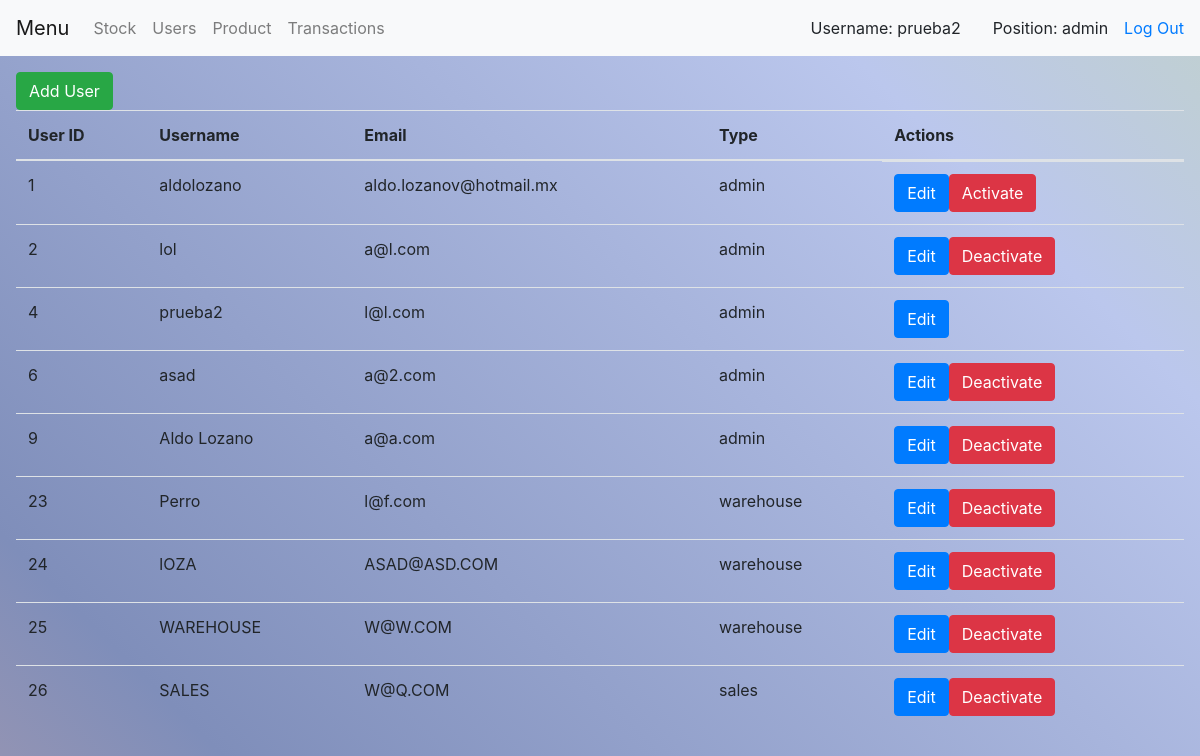
The app's page /NebulaWarehouse/Users.php (signed in) with its own data.
### tables this page shows
CREATE TABLE `Users` (
  `user_id` int(11) NOT NULL,
  `username` varchar(50) DEFAULT NULL,
  `email` varchar(100) DEFAULT NULL,
  `password` varchar(32) DEFAULT NULL,
  `type` varchar(20) NOT NULL,
  `active` tinyint(1) NOT NULL
);

### NebulaWarehouse/User.cls.php (called while the page is built, shortened)
<?php
class User{
    private $user_id;
    private $username;
    private $email;
    private $type;
    private $active;
    function __construct($user_id=null,$username=null,$email=null,$type=null,$active=null){
        $this->user_id=$user_id;
        $this->username=$username;
        $this->email=$email;
        $this->type=$type;
        $this->active=$active;
    }
    public function getAllUsers($connection){
        $counter=0;
        $sqlStmt="Select * from Users";
        foreach ($connection->query($sqlStmt)as $oneRow){
            $user= new User();
            $user->setUser_id($oneRow["user_id"]);
            $user->setUsername($oneRow["username"]);
            $user->setEmail($oneRow["email"]);
            $user->setType($oneRow["type"]);
            $user->setActive($oneRow["active"]);
            $arrUsers[$counter++]=$user;
        }
        return $arrUsers ;
    }
    public function getActive()
    {
        return $this->active;
    }
    public function getUser_id()
    {
        return $this->user_id;
    }
    public function getUsername()
    {
        return $this->username;
    }
    public function getEmail()
    {
        return $this->email;
    }
    public function getType()
    {
        return $this->type;
    }
    public function setUser_id($user_id)
    {
        $this->user_id = $user_id;
    }
    public function setUsername($username)
    {
        $this->username = $username;
    }
    public function setEmail($email)
    {
        $this->email = $email;
    }
    public function setType($type)
    {
        $this->type = $type;
    }
    public function setActive($active)
    {
        $this->active = $active;
    }
}

### NebulaWarehouse/Users.php (the view, shortened to what this page needs)
<?php
require_once 'User.cls.php';
global $connection;
$user = new User();
$users = $user->getAllUsers($connection);
include_once 'Menu.php';
?>
<!DOCTYPE html>
<html lang="en">
<head>
    <link rel="stylesheet" href="https://maxcdn.bootstrapcdn.com/bootstrap/4.0.0/css/bootstrap.min.css">
    <link rel="stylesheet" href="/NebulaWarehouse/style.css">
</head>
    <body>
    <div class="p-3">
        <button class="btn btn-success" onclick="location.href='add-user.php'">Add User</button>
        <table class="table">
          <thead>
            <tr>
              <th>User ID</th>
              <th>Username</th>
              <th>Email</th>
              <th>Type</th>
              <th>Actions</th>
            </tr>
          </thead>
          <tbody>
            <?php foreach ($users as $user) { ?>
              <tr>
                <td><?= $user->getUser_id(); ?></td>
                <td><?= $user->getUsername(); ?></td>
                <td><?= $user->getEmail(); ?></td>
                <td><?= $user->getType(); ?></td>
                <td class="d-flex flex-row">
                  <a href="edit-users.php?id=<?= $user->getUser_id() ?>" class="btn btn-primary">Edit</a>
                  <form method="post" action="Users.php">
                  	<?php
                  	 if($user->getUser_id()==$_SESSION["USER_ID"] ){continue;}
                  	 if($user->getActive()==1 ){
                  	?>
                  		<button type="submit" name="deactive<?= $user->getUser_id() ?>" class="btn btn-danger delete-user">Deactivate</button>
                  	<?php }else{?>
                  		<button type="submit" name="active<?= $user->getUser_id() ?>" class="btn btn-danger active-user">Activate</button>
                 	<?php }?>
                  </form>
                </td>
              </tr>
            <?php } ?>
          </tbody>
        </table>
    </div>
    </body>
</html>

### NebulaWarehouse/Menu.php (shortened to what this page needs)
<!DOCTYPE html>
<html lang="en">
<head>
  <link rel="stylesheet" href="https://stackpath.bootstrapcdn.com/bootstrap/4.5.0/css/bootstrap.min.css">
</head>
<body>
  <nav class="navbar navbar-expand-lg navbar-light bg-light">
  <a class="navbar-brand" href="Homepage.php">Menu</a>
  <div class="collapse navbar-collapse d-flex justify-content-between" id="navbarNav">
    <ul class="navbar-nav">
      <?php
      if($_SESSION["TYPE"] == "admin" || $_SESSION["TYPE"] == "warehouse"): ?>
        <li class="nav-item">
          <a class="nav-link" id="Stock" href="Stock.php">Stock</a>
        </li>
      <?php endif; ?>
      <?php if($_SESSION["TYPE"] == "admin"): ?>
        <li class="nav-item">
          <a class="nav-link" id="User" href="Users.php">Users</a>
        </li>
      <?php endif; ?>
      <?php if($_SESSION["TYPE"] == "admin"): ?>
        <li class="nav-item">
          <a class="nav-link" id="Product" href="Product.php">Product</a>
        </li>
      <?php endif; ?>
      <?php if($_SESSION["TYPE"] == "admin" || $_SESSION["TYPE"] == "sales" ): ?>
      <li class="nav-item">
        <a class="nav-link" href="Transaction.php">Transactions</a>
      </li>
      <?php endif; ?>
    </ul>
    <div class="d-flex flex-row">
    	<div class="mx-3 d-flex flex-row">
    		Username:&nbsp;
    		<div id="username">
    		</div>
    	</div>
    	<div class="mx-3 d-flex flex-row">
    		Position:&nbsp;
    		<div id="position">
    		</div>
    	</div>
    	<div>
    		<a href='destroySession.php'>Log Out</a>
    	</div>
    </div>
  </div>
</nav>
</body>
</html>

### NebulaWarehouse/style.css (style rules this page uses)
body { background: linear-gradient(45deg, rgb(170, 225, 186),rgb(238, 173, 149), rgb(127, 142, 186), rgb(187, 199, 237), rgb(205, 230, 138), rgb(170, 225, 186),rgb(238, 173, 149)); background-size: 400% 400%; animation: gradient 15s ease infinite ; height: 100vh; min-width: 100vw; width: 100vw; z-index: -1; }
body::before { filter: blur(64px); }

### records on screen
users: user_id "1", username "aldolozano", email "aldo.lozanov@hotmail.mx", type "admin"
users: user_id "2", username "lol", email "a@l.com", type "admin"
users: user_id "4", username "prueba2", email "l@l.com", type "admin"
users: user_id "6", username "asad", email "a@2.com", type "admin"
users: user_id "9", username "Aldo Lozano", email "a@a.com", type "admin"
users: user_id "23", username "Perro", email "l@f.com", type "warehouse"
users: user_id "24", username "lOZA", email "ASAD@ASD.COM", type "warehouse"
users: user_id "25", username "WAREHOUSE", email "W@W.COM", type "warehouse"
users: user_id "26", username "SALES", email "W@Q.COM", type "sales"
